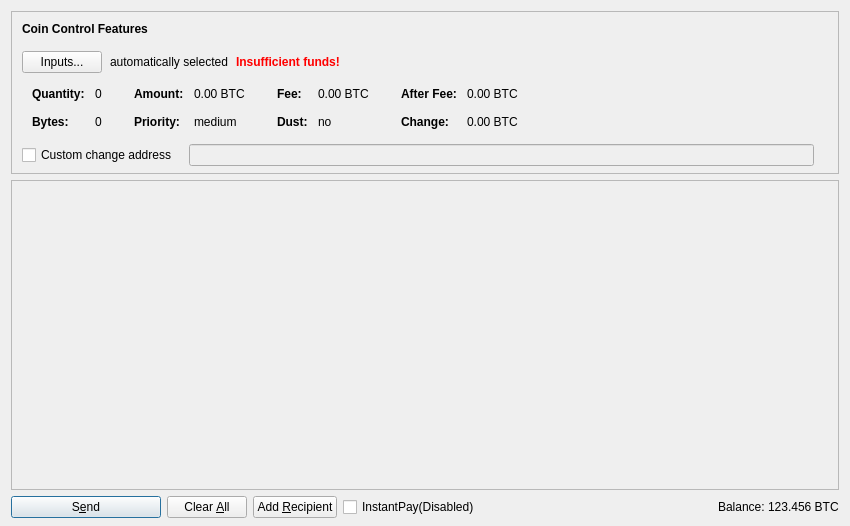
<?xml version="1.0" encoding="UTF-8"?>
<ui version="4.0">
 <class>SendCoinsDialog</class>
 <widget class="QDialog" name="SendCoinsDialog">
  <property name="geometry">
   <rect>
    <x>0</x>
    <y>0</y>
    <width>850</width>
    <height>526</height>
   </rect>
  </property>
  <property name="windowTitle">
   <string>Send Coins</string>
  </property>
  <layout class="QVBoxLayout" name="verticalLayout" stretch="0,1,0">
   <property name="bottomMargin">
    <number>8</number>
   </property>
   <item>
    <widget class="QFrame" name="frameCoinControl">
     <property name="sizePolicy">
      <sizepolicy hsizetype="Expanding" vsizetype="Expanding">
       <horstretch>0</horstretch>
       <verstretch>0</verstretch>
      </sizepolicy>
     </property>
     <property name="maximumSize">
      <size>
       <width>16777215</width>
       <height>16777215</height>
      </size>
     </property>
     <property name="frameShape">
      <enum>QFrame::StyledPanel</enum>
     </property>
     <property name="frameShadow">
      <enum>QFrame::Sunken</enum>
     </property>
     <layout class="QVBoxLayout" name="verticalLayoutCoinControl2">
      <property name="spacing">
       <number>0</number>
      </property>
      <property name="leftMargin">
       <number>0</number>
      </property>
      <property name="topMargin">
       <number>0</number>
      </property>
      <property name="rightMargin">
       <number>0</number>
      </property>
      <property name="bottomMargin">
       <number>6</number>
      </property>
      <item>
       <layout class="QVBoxLayout" name="verticalLayoutCoinControl" stretch="0,0,0,0,1">
        <property name="spacing">
         <number>0</number>
        </property>
        <property name="leftMargin">
         <number>10</number>
        </property>
        <property name="topMargin">
         <number>10</number>
        </property>
        <item>
         <layout class="QHBoxLayout" name="horizontalLayoutCoinControl1">
          <property name="bottomMargin">
           <number>15</number>
          </property>
          <item>
           <widget class="QLabel" name="labelCoinControlFeatures">
            <property name="sizePolicy">
             <sizepolicy hsizetype="Preferred" vsizetype="Maximum">
              <horstretch>0</horstretch>
              <verstretch>0</verstretch>
             </sizepolicy>
            </property>
            <property name="font">
             <font>
              <weight>75</weight>
              <bold>true</bold>
             </font>
            </property>
            <property name="styleSheet">
             <string notr="true">font-weight:bold;</string>
            </property>
            <property name="text">
             <string>Coin Control Features</string>
            </property>
           </widget>
          </item>
         </layout>
        </item>
        <item>
         <layout class="QHBoxLayout" name="horizontalLayoutCoinControl2" stretch="0,0,0,0">
          <property name="spacing">
           <number>8</number>
          </property>
          <property name="bottomMargin">
           <number>10</number>
          </property>
          <item>
           <widget class="QPushButton" name="pushButtonCoinControl">
            <property name="styleSheet">
             <string notr="true"/>
            </property>
            <property name="text">
             <string>Inputs...</string>
            </property>
            <property name="autoDefault">
             <bool>false</bool>
            </property>
           </widget>
          </item>
          <item>
           <widget class="QLabel" name="labelCoinControlAutomaticallySelected">
            <property name="text">
             <string>automatically selected</string>
            </property>
            <property name="margin">
             <number>5</number>
            </property>
           </widget>
          </item>
          <item>
           <widget class="QLabel" name="labelCoinControlInsuffFunds">
            <property name="font">
             <font>
              <weight>75</weight>
              <bold>true</bold>
             </font>
            </property>
            <property name="styleSheet">
             <string notr="true">color:red;font-weight:bold;</string>
            </property>
            <property name="text">
             <string>Insufficient funds!</string>
            </property>
            <property name="margin">
             <number>5</number>
            </property>
           </widget>
          </item>
          <item>
           <spacer name="horizontalSpacerCoinControl">
            <property name="orientation">
             <enum>Qt::Horizontal</enum>
            </property>
            <property name="sizeHint" stdset="0">
             <size>
              <width>40</width>
              <height>1</height>
             </size>
            </property>
           </spacer>
          </item>
         </layout>
        </item>
        <item>
         <widget class="QWidget" name="widgetCoinControl" native="true">
          <property name="sizePolicy">
           <sizepolicy hsizetype="Preferred" vsizetype="Preferred">
            <horstretch>0</horstretch>
            <verstretch>0</verstretch>
           </sizepolicy>
          </property>
          <property name="minimumSize">
           <size>
            <width>0</width>
            <height>0</height>
           </size>
          </property>
          <property name="styleSheet">
           <string notr="true"/>
          </property>
          <layout class="QHBoxLayout" name="horizontalLayoutCoinControl5">
           <property name="leftMargin">
            <number>0</number>
           </property>
           <property name="topMargin">
            <number>0</number>
           </property>
           <property name="rightMargin">
            <number>0</number>
           </property>
           <property name="bottomMargin">
            <number>0</number>
           </property>
           <item>
            <layout class="QHBoxLayout" name="horizontalLayoutCoinControl3" stretch="0,0,0,1">
             <property name="spacing">
              <number>20</number>
             </property>
             <property name="topMargin">
              <number>0</number>
             </property>
             <property name="bottomMargin">
              <number>10</number>
             </property>
             <item>
              <layout class="QFormLayout" name="formLayoutCoinControl1">
               <property name="horizontalSpacing">
                <number>10</number>
               </property>
               <property name="verticalSpacing">
                <number>14</number>
               </property>
               <property name="leftMargin">
                <number>10</number>
               </property>
               <property name="topMargin">
                <number>4</number>
               </property>
               <property name="rightMargin">
                <number>6</number>
               </property>
               <item row="0" column="0">
                <widget class="QLabel" name="labelCoinControlQuantityText">
                 <property name="font">
                  <font>
                   <weight>75</weight>
                   <bold>true</bold>
                  </font>
                 </property>
                 <property name="text">
                  <string>Quantity:</string>
                 </property>
                 <property name="margin">
                  <number>0</number>
                 </property>
                </widget>
               </item>
               <item row="0" column="1">
                <widget class="QLabel" name="labelCoinControlQuantity">
                 <property name="cursor">
                  <cursorShape>IBeamCursor</cursorShape>
                 </property>
                 <property name="contextMenuPolicy">
                  <enum>Qt::ActionsContextMenu</enum>
                 </property>
                 <property name="text">
                  <string notr="true">0</string>
                 </property>
                 <property name="margin">
                  <number>0</number>
                 </property>
                 <property name="textInteractionFlags">
                  <set>Qt::LinksAccessibleByMouse|Qt::TextSelectableByKeyboard|Qt::TextSelectableByMouse</set>
                 </property>
                </widget>
               </item>
               <item row="1" column="0">
                <widget class="QLabel" name="labelCoinControlBytesText">
                 <property name="font">
                  <font>
                   <weight>75</weight>
                   <bold>true</bold>
                  </font>
                 </property>
                 <property name="text">
                  <string>Bytes:</string>
                 </property>
                </widget>
               </item>
               <item row="1" column="1">
                <widget class="QLabel" name="labelCoinControlBytes">
                 <property name="cursor">
                  <cursorShape>IBeamCursor</cursorShape>
                 </property>
                 <property name="contextMenuPolicy">
                  <enum>Qt::ActionsContextMenu</enum>
                 </property>
                 <property name="text">
                  <string notr="true">0</string>
                 </property>
                 <property name="textInteractionFlags">
                  <set>Qt::LinksAccessibleByMouse|Qt::TextSelectableByKeyboard|Qt::TextSelectableByMouse</set>
                 </property>
                </widget>
               </item>
              </layout>
             </item>
             <item>
              <layout class="QFormLayout" name="formLayoutCoinControl2">
               <property name="horizontalSpacing">
                <number>10</number>
               </property>
               <property name="verticalSpacing">
                <number>14</number>
               </property>
               <property name="leftMargin">
                <number>6</number>
               </property>
               <property name="topMargin">
                <number>4</number>
               </property>
               <property name="rightMargin">
                <number>6</number>
               </property>
               <item row="0" column="0">
                <widget class="QLabel" name="labelCoinControlAmountText">
                 <property name="font">
                  <font>
                   <weight>75</weight>
                   <bold>true</bold>
                  </font>
                 </property>
                 <property name="text">
                  <string>Amount:</string>
                 </property>
                 <property name="margin">
                  <number>0</number>
                 </property>
                </widget>
               </item>
               <item row="0" column="1">
                <widget class="QLabel" name="labelCoinControlAmount">
                 <property name="cursor">
                  <cursorShape>IBeamCursor</cursorShape>
                 </property>
                 <property name="contextMenuPolicy">
                  <enum>Qt::ActionsContextMenu</enum>
                 </property>
                 <property name="text">
                  <string notr="true">0.00 BTC</string>
                 </property>
                 <property name="textInteractionFlags">
                  <set>Qt::LinksAccessibleByMouse|Qt::TextSelectableByKeyboard|Qt::TextSelectableByMouse</set>
                 </property>
                </widget>
               </item>
               <item row="1" column="0">
                <widget class="QLabel" name="labelCoinControlPriorityText">
                 <property name="font">
                  <font>
                   <weight>75</weight>
                   <bold>true</bold>
                  </font>
                 </property>
                 <property name="text">
                  <string>Priority:</string>
                 </property>
                </widget>
               </item>
               <item row="1" column="1">
                <widget class="QLabel" name="labelCoinControlPriority">
                 <property name="cursor">
                  <cursorShape>IBeamCursor</cursorShape>
                 </property>
                 <property name="contextMenuPolicy">
                  <enum>Qt::ActionsContextMenu</enum>
                 </property>
                 <property name="text">
                  <string notr="true">medium</string>
                 </property>
                 <property name="textInteractionFlags">
                  <set>Qt::LinksAccessibleByMouse|Qt::TextSelectableByKeyboard|Qt::TextSelectableByMouse</set>
                 </property>
                </widget>
               </item>
              </layout>
             </item>
             <item>
              <layout class="QFormLayout" name="formLayoutCoinControl3">
               <property name="horizontalSpacing">
                <number>10</number>
               </property>
               <property name="verticalSpacing">
                <number>14</number>
               </property>
               <property name="leftMargin">
                <number>6</number>
               </property>
               <property name="topMargin">
                <number>4</number>
               </property>
               <property name="rightMargin">
                <number>6</number>
               </property>
               <item row="0" column="0">
                <widget class="QLabel" name="labelCoinControlFeeText">
                 <property name="font">
                  <font>
                   <weight>75</weight>
                   <bold>true</bold>
                  </font>
                 </property>
                 <property name="text">
                  <string>Fee:</string>
                 </property>
                 <property name="margin">
                  <number>0</number>
                 </property>
                </widget>
               </item>
               <item row="0" column="1">
                <widget class="QLabel" name="labelCoinControlFee">
                 <property name="cursor">
                  <cursorShape>IBeamCursor</cursorShape>
                 </property>
                 <property name="contextMenuPolicy">
                  <enum>Qt::ActionsContextMenu</enum>
                 </property>
                 <property name="text">
                  <string notr="true">0.00 BTC</string>
                 </property>
                 <property name="textInteractionFlags">
                  <set>Qt::LinksAccessibleByMouse|Qt::TextSelectableByKeyboard|Qt::TextSelectableByMouse</set>
                 </property>
                </widget>
               </item>
               <item row="1" column="0">
                <widget class="QLabel" name="labelCoinControlLowOutputText">
                 <property name="font">
                  <font>
                   <weight>75</weight>
                   <bold>true</bold>
                  </font>
                 </property>
                 <property name="text">
                  <string>Dust:</string>
                 </property>
                </widget>
               </item>
               <item row="1" column="1">
                <widget class="QLabel" name="labelCoinControlLowOutput">
                 <property name="cursor">
                  <cursorShape>IBeamCursor</cursorShape>
                 </property>
                 <property name="contextMenuPolicy">
                  <enum>Qt::ActionsContextMenu</enum>
                 </property>
                 <property name="text">
                  <string notr="true">no</string>
                 </property>
                 <property name="textInteractionFlags">
                  <set>Qt::LinksAccessibleByMouse|Qt::TextSelectableByKeyboard|Qt::TextSelectableByMouse</set>
                 </property>
                </widget>
               </item>
              </layout>
             </item>
             <item>
              <layout class="QFormLayout" name="formLayoutCoinControl4">
               <property name="horizontalSpacing">
                <number>10</number>
               </property>
               <property name="verticalSpacing">
                <number>14</number>
               </property>
               <property name="leftMargin">
                <number>6</number>
               </property>
               <property name="topMargin">
                <number>4</number>
               </property>
               <property name="rightMargin">
                <number>6</number>
               </property>
               <item row="0" column="0">
                <widget class="QLabel" name="labelCoinControlAfterFeeText">
                 <property name="font">
                  <font>
                   <weight>75</weight>
                   <bold>true</bold>
                  </font>
                 </property>
                 <property name="text">
                  <string>After Fee:</string>
                 </property>
                 <property name="margin">
                  <number>0</number>
                 </property>
                </widget>
               </item>
               <item row="0" column="1">
                <widget class="QLabel" name="labelCoinControlAfterFee">
                 <property name="cursor">
                  <cursorShape>IBeamCursor</cursorShape>
                 </property>
                 <property name="contextMenuPolicy">
                  <enum>Qt::ActionsContextMenu</enum>
                 </property>
                 <property name="text">
                  <string notr="true">0.00 BTC</string>
                 </property>
                 <property name="textInteractionFlags">
                  <set>Qt::LinksAccessibleByMouse|Qt::TextSelectableByKeyboard|Qt::TextSelectableByMouse</set>
                 </property>
                </widget>
               </item>
               <item row="1" column="0">
                <widget class="QLabel" name="labelCoinControlChangeText">
                 <property name="font">
                  <font>
                   <weight>75</weight>
                   <bold>true</bold>
                  </font>
                 </property>
                 <property name="text">
                  <string>Change:</string>
                 </property>
                </widget>
               </item>
               <item row="1" column="1">
                <widget class="QLabel" name="labelCoinControlChange">
                 <property name="cursor">
                  <cursorShape>IBeamCursor</cursorShape>
                 </property>
                 <property name="contextMenuPolicy">
                  <enum>Qt::ActionsContextMenu</enum>
                 </property>
                 <property name="text">
                  <string notr="true">0.00 BTC</string>
                 </property>
                 <property name="textInteractionFlags">
                  <set>Qt::LinksAccessibleByMouse|Qt::TextSelectableByKeyboard|Qt::TextSelectableByMouse</set>
                 </property>
                </widget>
               </item>
              </layout>
             </item>
            </layout>
           </item>
          </layout>
         </widget>
        </item>
        <item>
         <layout class="QHBoxLayout" name="horizontalLayoutCoinControl4" stretch="0,0,0">
          <property name="spacing">
           <number>12</number>
          </property>
          <property name="sizeConstraint">
           <enum>QLayout::SetDefaultConstraint</enum>
          </property>
          <property name="topMargin">
           <number>5</number>
          </property>
          <property name="rightMargin">
           <number>5</number>
          </property>
          <item>
           <widget class="QCheckBox" name="checkBoxCoinControlChange">
            <property name="toolTip">
             <string>If this is activated, but the change address is empty or invalid, change will be sent to a newly generated address.</string>
            </property>
            <property name="text">
             <string>Custom change address</string>
            </property>
           </widget>
          </item>
          <item>
           <widget class="QValidatedLineEdit" name="lineEditCoinControlChange">
            <property name="enabled">
             <bool>false</bool>
            </property>
            <property name="sizePolicy">
             <sizepolicy hsizetype="Expanding" vsizetype="Fixed">
              <horstretch>0</horstretch>
              <verstretch>0</verstretch>
             </sizepolicy>
            </property>
           </widget>
          </item>
          <item>
           <widget class="QLabel" name="labelCoinControlChangeLabel">
            <property name="sizePolicy">
             <sizepolicy hsizetype="Preferred" vsizetype="Expanding">
              <horstretch>0</horstretch>
              <verstretch>0</verstretch>
             </sizepolicy>
            </property>
            <property name="minimumSize">
             <size>
              <width>0</width>
              <height>0</height>
             </size>
            </property>
            <property name="text">
             <string/>
            </property>
            <property name="margin">
             <number>3</number>
            </property>
           </widget>
          </item>
         </layout>
        </item>
        <item>
         <spacer name="verticalSpacerCoinControl">
          <property name="orientation">
           <enum>Qt::Vertical</enum>
          </property>
          <property name="sizeHint" stdset="0">
           <size>
            <width>800</width>
            <height>1</height>
           </size>
          </property>
         </spacer>
        </item>
       </layout>
      </item>
     </layout>
    </widget>
   </item>
   <item>
    <widget class="QScrollArea" name="scrollArea">
     <property name="widgetResizable">
      <bool>true</bool>
     </property>
     <widget class="QWidget" name="scrollAreaWidgetContents">
      <property name="geometry">
       <rect>
        <x>0</x>
        <y>0</y>
        <width>830</width>
        <height>298</height>
       </rect>
      </property>
      <layout class="QVBoxLayout" name="verticalLayout_2" stretch="0,1">
       <property name="leftMargin">
        <number>0</number>
       </property>
       <property name="topMargin">
        <number>0</number>
       </property>
       <property name="rightMargin">
        <number>0</number>
       </property>
       <property name="bottomMargin">
        <number>0</number>
       </property>
       <item>
        <layout class="QVBoxLayout" name="entries">
         <property name="spacing">
          <number>6</number>
         </property>
        </layout>
       </item>
       <item>
        <spacer name="verticalSpacer">
         <property name="orientation">
          <enum>Qt::Vertical</enum>
         </property>
         <property name="sizeHint" stdset="0">
          <size>
           <width>20</width>
           <height>40</height>
          </size>
         </property>
        </spacer>
       </item>
      </layout>
     </widget>
    </widget>
   </item>
   <item>
    <layout class="QHBoxLayout" name="horizontalLayout">
     <item>
      <widget class="QPushButton" name="sendButton">
       <property name="minimumSize">
        <size>
         <width>150</width>
         <height>0</height>
        </size>
       </property>
       <property name="toolTip">
        <string>Confirm the send action</string>
       </property>
       <property name="text">
        <string>S&amp;end</string>
       </property>
       <property name="icon">
        <iconset resource="../bitcoin.qrc">
         <normaloff>:/icons/send</normaloff>:/icons/send</iconset>
       </property>
       <property name="autoDefault">
        <bool>false</bool>
       </property>
       <property name="default">
        <bool>true</bool>
       </property>
      </widget>
     </item>
     <item>
      <widget class="QPushButton" name="clearButton">
       <property name="sizePolicy">
        <sizepolicy hsizetype="Minimum" vsizetype="Fixed">
         <horstretch>0</horstretch>
         <verstretch>0</verstretch>
        </sizepolicy>
       </property>
       <property name="toolTip">
        <string>Clear all fields of the form.</string>
       </property>
       <property name="text">
        <string>Clear &amp;All</string>
       </property>
       <property name="icon">
        <iconset resource="../bitcoin.qrc">
         <normaloff>:/icons/remove</normaloff>:/icons/remove</iconset>
       </property>
       <property name="autoDefault">
        <bool>false</bool>
       </property>
      </widget>
     </item>
     <item>
      <widget class="QPushButton" name="addButton">
       <property name="toolTip">
        <string>Send to multiple recipients at once</string>
       </property>
       <property name="text">
        <string>Add &amp;Recipient</string>
       </property>
       <property name="icon">
        <iconset resource="../bitcoin.qrc">
         <normaloff>:/icons/add</normaloff>:/icons/add</iconset>
       </property>
       <property name="autoDefault">
        <bool>false</bool>
       </property>
      </widget>
     </item>
     <item>
      <widget class="QCheckBox" name="checkUseInstantSend">
       <property name="text">
        <string>InstantPay(Disabled)</string>
       </property>
       <property name="checked">
        <bool>false</bool>
       </property>
      </widget>
     </item>
     <item>
      <spacer name="horizontalSpacer">
       <property name="orientation">
        <enum>Qt::Horizontal</enum>
       </property>
       <property name="sizeHint" stdset="0">
        <size>
         <width>40</width>
         <height>20</height>
        </size>
       </property>
      </spacer>
     </item>
     <item>
      <layout class="QHBoxLayout" name="horizontalLayout_2">
       <property name="spacing">
        <number>3</number>
       </property>
       <item>
        <widget class="QLabel" name="label">
         <property name="sizePolicy">
          <sizepolicy hsizetype="Preferred" vsizetype="Fixed">
           <horstretch>0</horstretch>
           <verstretch>0</verstretch>
          </sizepolicy>
         </property>
         <property name="text">
          <string>Balance:</string>
         </property>
        </widget>
       </item>
       <item>
        <widget class="QLabel" name="labelBalance">
         <property name="sizePolicy">
          <sizepolicy hsizetype="Preferred" vsizetype="Fixed">
           <horstretch>0</horstretch>
           <verstretch>0</verstretch>
          </sizepolicy>
         </property>
         <property name="cursor">
          <cursorShape>IBeamCursor</cursorShape>
         </property>
         <property name="text">
          <string notr="true">123.456 BTC</string>
         </property>
         <property name="textInteractionFlags">
          <set>Qt::LinksAccessibleByMouse|Qt::TextSelectableByKeyboard|Qt::TextSelectableByMouse</set>
         </property>
        </widget>
       </item>
      </layout>
     </item>
    </layout>
   </item>
  </layout>
 </widget>
 <customwidgets>
  <customwidget>
   <class>QValidatedLineEdit</class>
   <extends>QLineEdit</extends>
   <header>qvalidatedlineedit.h</header>
  </customwidget>
 </customwidgets>
 <resources>
  <include location="../bitcoin.qrc"/>
 </resources>
 <connections/>
</ui>
